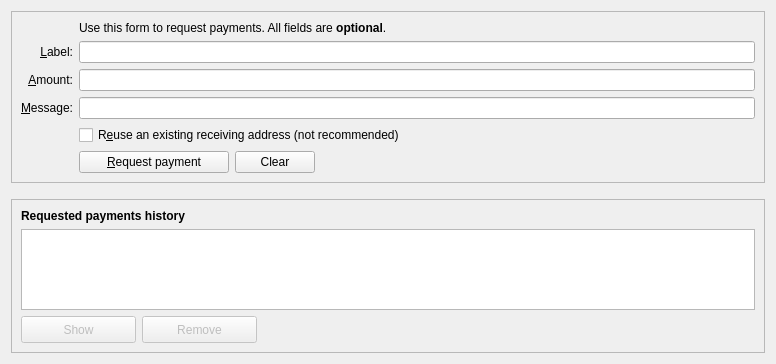
<?xml version="1.0" encoding="UTF-8"?>
<ui version="4.0">
 <class>ReceiveCoinsDialog</class>
 <widget class="QWidget" name="ReceiveCoinsDialog">
  <property name="geometry">
   <rect>
    <x>0</x>
    <y>0</y>
    <width>776</width>
    <height>364</height>
   </rect>
  </property>
  <layout class="QVBoxLayout" name="verticalLayout" stretch="0,0,1">
   <item>
    <widget class="QFrame" name="frame2">
     <property name="sizePolicy">
      <sizepolicy hsizetype="Preferred" vsizetype="Expanding">
       <horstretch>0</horstretch>
       <verstretch>0</verstretch>
      </sizepolicy>
     </property>
     <property name="frameShape">
      <enum>QFrame::StyledPanel</enum>
     </property>
     <property name="frameShadow">
      <enum>QFrame::Sunken</enum>
     </property>
     <layout class="QVBoxLayout" name="verticalLayout_3">
      <item>
       <layout class="QGridLayout" name="gridLayout">
        <item row="7" column="2">
         <widget class="QCheckBox" name="reuseAddress">
          <property name="toolTip">
           <string>Reuse one of the previously used receiving addresses.&lt;br&gt;Reusing addresses has security and privacy issues.&lt;br&gt;Do not use this unless re-generating a payment request made before.</string>
          </property>
          <property name="text">
           <string>R&amp;euse an existing receiving address (not recommended)</string>
          </property>
         </widget>
        </item>
        <item row="7" column="0">
         <widget class="QLabel" name="label_4">
          <property name="text">
           <string/>
          </property>
         </widget>
        </item>
        <item row="6" column="0">
         <widget class="QLabel" name="label_3">
          <property name="toolTip">
           <string>An optional message to attach to the payment request, which will be displayed when the request is opened. Note: The message will not be sent with the payment over the Trendo network.</string>
          </property>
          <property name="text">
           <string>&amp;Message:</string>
          </property>
          <property name="alignment">
           <set>Qt::AlignRight|Qt::AlignTrailing|Qt::AlignVCenter</set>
          </property>
          <property name="buddy">
           <cstring>reqMessage</cstring>
          </property>
         </widget>
        </item>
        <item row="4" column="2">
         <widget class="QLineEdit" name="reqLabel">
          <property name="toolTip">
           <string>An optional label to associate with the new receiving address.</string>
          </property>
         </widget>
        </item>
        <item row="6" column="2">
         <widget class="QLineEdit" name="reqMessage">
          <property name="toolTip">
           <string>An optional message to attach to the payment request, which will be displayed when the request is opened.&lt;br&gt;Note: The message will not be sent with the payment over the Trendo network.</string>
          </property>
         </widget>
        </item>
        <item row="2" column="2">
         <widget class="QLabel" name="label_5">
          <property name="text">
           <string>Use this form to request payments. All fields are &lt;b&gt;optional&lt;/b&gt;.</string>
          </property>
         </widget>
        </item>
        <item row="4" column="0">
         <widget class="QLabel" name="label_2">
          <property name="toolTip">
           <string>An optional label to associate with the new receiving address.</string>
          </property>
          <property name="text">
           <string>&amp;Label:</string>
          </property>
          <property name="alignment">
           <set>Qt::AlignRight|Qt::AlignTrailing|Qt::AlignVCenter</set>
          </property>
          <property name="buddy">
           <cstring>reqLabel</cstring>
          </property>
         </widget>
        </item>
        <item row="5" column="0">
         <widget class="QLabel" name="label">
          <property name="toolTip">
           <string>An optional amount to request. Leave this empty or zero to not request a specific amount.</string>
          </property>
          <property name="text">
           <string>&amp;Amount:</string>
          </property>
          <property name="alignment">
           <set>Qt::AlignRight|Qt::AlignTrailing|Qt::AlignVCenter</set>
          </property>
          <property name="buddy">
           <cstring>reqAmount</cstring>
          </property>
         </widget>
        </item>
        <item row="5" column="2">
         <widget class="BitcoinAmountField" name="reqAmount">
          <property name="minimumSize">
           <size>
            <width>80</width>
            <height>0</height>
           </size>
          </property>
          <property name="toolTip">
           <string>An optional amount to request. Leave this empty or zero to not request a specific amount.</string>
          </property>
         </widget>
        </item>
        <item row="8" column="2">
         <layout class="QHBoxLayout" name="horizontalLayout">
          <item>
           <widget class="QPushButton" name="receiveButton">
            <property name="minimumSize">
             <size>
              <width>150</width>
              <height>0</height>
             </size>
            </property>
            <property name="text">
             <string>&amp;Request payment</string>
            </property>
            <property name="icon">
             <iconset resource="../trendo.qrc">
              <normaloff>:/icons/receiving_addresses</normaloff>:/icons/receiving_addresses</iconset>
            </property>
           </widget>
          </item>
          <item>
           <widget class="QPushButton" name="clearButton">
            <property name="sizePolicy">
             <sizepolicy hsizetype="Minimum" vsizetype="Fixed">
              <horstretch>0</horstretch>
              <verstretch>0</verstretch>
             </sizepolicy>
            </property>
            <property name="toolTip">
             <string>Clear all fields of the form.</string>
            </property>
            <property name="text">
             <string>Clear</string>
            </property>
            <property name="icon">
             <iconset resource="../trendo.qrc">
              <normaloff>:/icons/remove</normaloff>:/icons/remove</iconset>
            </property>
            <property name="autoDefault">
             <bool>false</bool>
            </property>
           </widget>
          </item>
          <item>
           <spacer name="horizontalSpacer">
            <property name="orientation">
             <enum>Qt::Horizontal</enum>
            </property>
            <property name="sizeHint" stdset="0">
             <size>
              <width>40</width>
              <height>20</height>
             </size>
            </property>
           </spacer>
          </item>
         </layout>
        </item>
        <item row="8" column="0">
         <widget class="QLabel" name="label_7">
          <property name="text">
           <string/>
          </property>
         </widget>
        </item>
       </layout>
      </item>
     </layout>
    </widget>
   </item>
   <item>
    <spacer name="verticalSpacer_2">
     <property name="orientation">
      <enum>Qt::Vertical</enum>
     </property>
     <property name="sizeHint" stdset="0">
      <size>
       <width>20</width>
       <height>10</height>
      </size>
     </property>
    </spacer>
   </item>
   <item>
    <widget class="QFrame" name="frame">
     <property name="sizePolicy">
      <sizepolicy hsizetype="Preferred" vsizetype="Expanding">
       <horstretch>0</horstretch>
       <verstretch>0</verstretch>
      </sizepolicy>
     </property>
     <property name="frameShape">
      <enum>QFrame::StyledPanel</enum>
     </property>
     <property name="frameShadow">
      <enum>QFrame::Raised</enum>
     </property>
     <layout class="QVBoxLayout" name="verticalLayout_2">
      <item>
       <widget class="QLabel" name="label_6">
        <property name="font">
         <font>
          <weight>75</weight>
          <bold>true</bold>
         </font>
        </property>
        <property name="text">
         <string>Requested payments history</string>
        </property>
       </widget>
      </item>
      <item>
       <widget class="QTableView" name="recentRequestsView">
        <property name="palette">
         <palette>
          <active>
           <colorrole role="Text">
            <brush brushstyle="SolidPattern">
             <color alpha="255">
              <red>51</red>
              <green>51</green>
              <blue>51</blue>
             </color>
            </brush>
           </colorrole>
          </active>
          <inactive>
           <colorrole role="Text">
            <brush brushstyle="SolidPattern">
             <color alpha="255">
              <red>51</red>
              <green>51</green>
              <blue>51</blue>
             </color>
            </brush>
           </colorrole>
          </inactive>
          <disabled>
           <colorrole role="Text">
            <brush brushstyle="SolidPattern">
             <color alpha="255">
              <red>85</red>
              <green>85</green>
              <blue>85</blue>
             </color>
            </brush>
           </colorrole>
          </disabled>
         </palette>
        </property>
        <property name="contextMenuPolicy">
         <enum>Qt::CustomContextMenu</enum>
        </property>
        <property name="tabKeyNavigation">
         <bool>false</bool>
        </property>
        <property name="sortingEnabled">
         <bool>true</bool>
        </property>
       </widget>
      </item>
      <item>
       <layout class="QHBoxLayout" name="horizontalLayout_2">
        <item>
         <widget class="QPushButton" name="showRequestButton">
          <property name="enabled">
           <bool>false</bool>
          </property>
          <property name="minimumSize">
           <size>
            <width>115</width>
            <height>27</height>
           </size>
          </property>
		   <property name="maximumSize">
           <size>
            <width>115</width>
            <height>27</height>
           </size>
          </property>
          <property name="toolTip">
           <string>Show the selected request (does the same as double clicking an entry)</string>
          </property>
          <property name="text">
           <string>Show</string>
          </property>
          <property name="autoDefault">
           <bool>false</bool>
          </property>
         </widget>
        </item>
        <item>
         <widget class="QPushButton" name="removeRequestButton">
          <property name="enabled">
           <bool>false</bool>
          </property>
		    <property name="minimumSize">
           <size>
            <width>115</width>
            <height>27</height>
           </size>
          </property>
		   <property name="maximumSize">
           <size>
            <width>115</width>
            <height>27</height>
           </size>
          </property>
          <property name="toolTip">
           <string>Remove the selected entries from the list</string>
          </property>
          <property name="text">
           <string>Remove</string>
          </property>
          <property name="icon">
           <iconset resource="../trendo.qrc">
            <normaloff>:/icons/white_remove</normaloff>:/icons/white_remove</iconset>
          </property>
          <property name="autoDefault">
           <bool>false</bool>
          </property>
         </widget>
        </item>
        <item>
         <spacer name="horizontalSpacer_2">
          <property name="orientation">
           <enum>Qt::Horizontal</enum>
          </property>
          <property name="sizeHint" stdset="0">
           <size>
            <width>40</width>
            <height>20</height>
           </size>
          </property>
         </spacer>
        </item>
       </layout>
      </item>
     </layout>
    </widget>
   </item>
  </layout>
 </widget>
 <customwidgets>
  <customwidget>
   <class>BitcoinAmountField</class>
   <extends>QLineEdit</extends>
   <header>bitcoinamountfield.h</header>
   <container>1</container>
  </customwidget>
 </customwidgets>
 <tabstops>
  <tabstop>reqLabel</tabstop>
  <tabstop>reqAmount</tabstop>
  <tabstop>reqMessage</tabstop>
  <tabstop>reuseAddress</tabstop>
  <tabstop>receiveButton</tabstop>
  <tabstop>clearButton</tabstop>
  <tabstop>recentRequestsView</tabstop>
  <tabstop>showRequestButton</tabstop>
  <tabstop>removeRequestButton</tabstop>
 </tabstops>
 <resources>
  <include location="../trendo.qrc"/>
 </resources>
 <connections/>
</ui>
